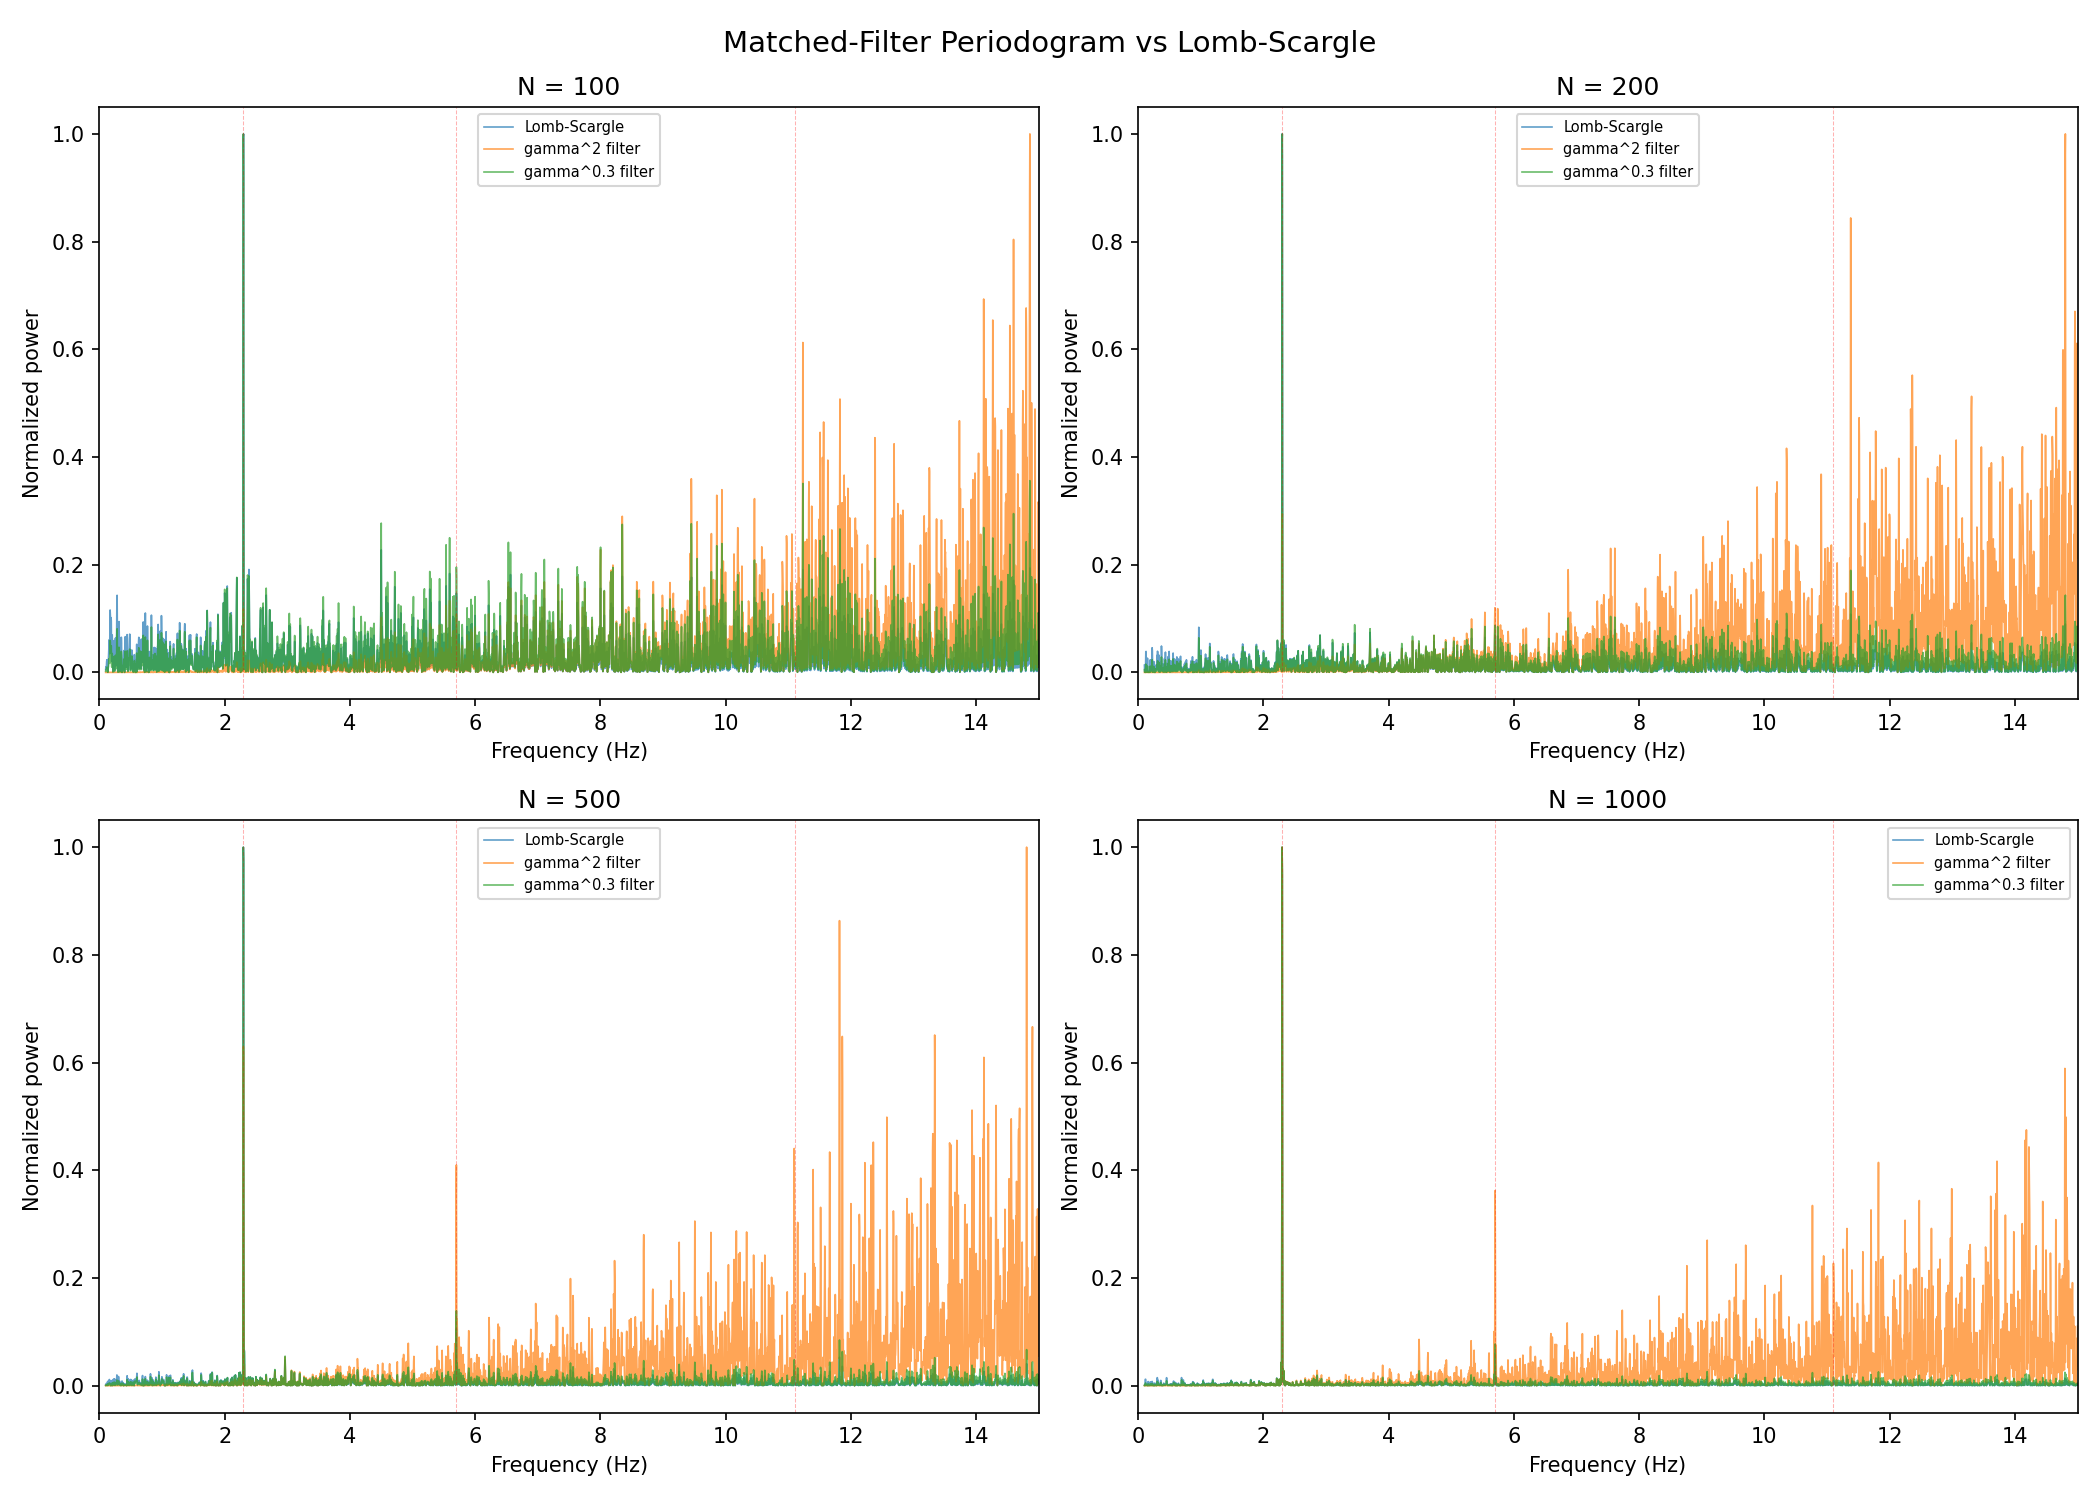

The Python source for this figure:
#!/usr/bin/env python3
"""
Matched-filter periodogram vs Lomb-Scargle on irregularly sampled time series.

Tests whether the gamma^2 (and gamma^alpha) weighting used in our Farey/zeta
research improves weak-frequency detection on generic irregular grids.

Author: Saar Shai (AI-assisted)
"""

import numpy as np
from scipy.signal import lombscargle
from scipy.signal import find_peaks
import matplotlib
matplotlib.use("Agg")
import matplotlib.pyplot as plt
from sympy import primerange
import os, sys, textwrap

OUT_DIR = os.path.expanduser("~/Desktop/Farey-Local/experiments")

# ── signal parameters ──────────────────────────────────────────────
FREQS  = np.array([2.3, 5.7, 11.1])        # Hz
AMPS   = np.array([1.0, 0.3, 0.1])
SNR_DB = 10
N_VALS = [100, 200, 500, 1000]
ALPHA_MINIMAX = 0.3
SEED   = 42

# ── helpers ─────────────────────────────────────────────────────────
def make_signal(t, freqs=FREQS, amps=AMPS, snr_db=SNR_DB, rng=None):
    """Sum of sinusoids + Gaussian noise at given SNR."""
    if rng is None:
        rng = np.random.default_rng(SEED)
    sig = np.zeros_like(t)
    for f, a in zip(freqs, amps):
        sig += a * np.sin(2 * np.pi * f * t)
    power_sig = np.mean(sig**2)
    sigma = np.sqrt(power_sig / (10**(snr_db / 10)))
    noise = rng.normal(0, sigma, len(t))
    return sig + noise

def periodogram_ls(t, y, freqs_ang):
    """Standard Lomb-Scargle periodogram (scipy convention: angular freqs)."""
    return lombscargle(t, y - y.mean(), freqs_ang, normalize=False)

def periodogram_matched(t, y, freqs_ang, alpha=2.0):
    """
    gamma^alpha * |Σ y(t_j) exp(-i gamma t_j)|^2
    alpha=2  → our gamma^2 filter
    alpha=0  → plain DFT power (no compensation)
    """
    N = len(t)
    power = np.empty(len(freqs_ang))
    y_centered = y - y.mean()
    for k, g in enumerate(freqs_ang):
        csum = np.sum(y_centered * np.exp(-1j * g * t))
        power[k] = (g ** alpha) * np.abs(csum) ** 2
    return power / N**2

def detect_peaks(freqs_hz, power, true_freqs, tol=0.3):
    """Find peaks, match to true freqs, return errors + false positives + SNR."""
    # Normalise power to max=1 for threshold
    pn = power / power.max() if power.max() > 0 else power
    peaks, props = find_peaks(pn, height=0.02, distance=5)
    detected_hz = freqs_hz[peaks]
    detected_pow = pn[peaks]

    errors = []
    matched_pow = []
    for tf in true_freqs:
        dists = np.abs(detected_hz - tf)
        if len(dists) == 0:
            errors.append(np.nan)
            matched_pow.append(0.0)
            continue
        best = np.argmin(dists)
        if dists[best] < tol:
            errors.append(dists[best])
            matched_pow.append(detected_pow[best])
        else:
            errors.append(np.nan)
            matched_pow.append(0.0)

    # SNR of weakest freq (f3): peak height / median noise floor
    noise_floor = np.median(pn)
    snr_f3 = matched_pow[2] / noise_floor if noise_floor > 0 else 0.0

    # false positives: peaks not near any true freq
    fp = 0
    for dh in detected_hz:
        if np.min(np.abs(dh - true_freqs)) > tol:
            fp += 1

    return errors, snr_f3, fp

# ── main experiment ─────────────────────────────────────────────────
def run_experiment(t, label, rng):
    """Run all three methods on times t. Return results dict."""
    y = make_signal(t, rng=rng)

    # frequency grid (angular)
    f_max = 15.0  # Hz
    n_grid = 4000
    freqs_hz = np.linspace(0.1, f_max, n_grid)
    freqs_ang = 2 * np.pi * freqs_hz

    p_ls   = periodogram_ls(t, y, freqs_ang)
    p_g2   = periodogram_matched(t, y, freqs_ang, alpha=2.0)
    p_gopt = periodogram_matched(t, y, freqs_ang, alpha=ALPHA_MINIMAX)

    results = {}
    for name, p in [("Lomb-Scargle", p_ls),
                    ("gamma^2 filter", p_g2),
                    (f"gamma^{ALPHA_MINIMAX} filter", p_gopt)]:
        errs, snr3, fp = detect_peaks(freqs_hz, p, FREQS)
        results[name] = {
            "errors": errs,
            "snr_f3": snr3,
            "false_pos": fp,
            "power": p,
        }

    return results, freqs_hz

def main():
    rng = np.random.default_rng(SEED)

    all_results = {}  # (label, N) → results

    # ── Part A: uniform-random irregular sampling ──────────────────
    for N in N_VALS:
        t = np.sort(rng.uniform(0, 100, N))
        res, freqs_hz = run_experiment(t, f"uniform N={N}", rng)
        all_results[("uniform", N)] = res

    # ── Part B: prime-log sampling ─────────────────────────────────
    primes = np.array(list(primerange(2, 1001)), dtype=float)
    t_prime = np.log(primes)
    res_prime, freqs_hz_prime = run_experiment(t_prime, "prime-log", rng)
    all_results[("prime-log", len(primes))] = res_prime

    # ── Build report ───────────────────────────────────────────────
    lines = ["# Matched-Filter Periodogram vs Lomb-Scargle: Irregular Sampling Test\n"]
    lines.append(f"Date: 2026-04-07  |  Seed: {SEED}\n")
    lines.append("## Setup\n")
    lines.append(f"- Frequencies: {list(FREQS)} Hz, amplitudes {list(AMPS)}")
    lines.append(f"- SNR = {SNR_DB} dB, minimax alpha = {ALPHA_MINIMAX}")
    lines.append(f"- N values tested: {N_VALS}")
    lines.append(f"- Prime-log grid: {len(primes)} primes ≤ 1000\n")

    lines.append("## Results Table\n")
    lines.append("| Sampling | N | Method | Err f1 | Err f2 | Err f3 | SNR(f3) | FP |")
    lines.append("|----------|---|--------|--------|--------|--------|---------|----|")

    for (stype, N), res in sorted(all_results.items(), key=lambda x: (x[0][0], x[0][1])):
        for method, data in res.items():
            errs = data["errors"]
            e_str = [f"{e:.4f}" if not np.isnan(e) else "MISS" for e in errs]
            lines.append(
                f"| {stype} | {N} | {method} | {e_str[0]} | {e_str[1]} | {e_str[2]} "
                f"| {data['snr_f3']:.2f} | {data['false_pos']} |"
            )

    # ── Scaling summary ────────────────────────────────────────────
    lines.append("\n## Scaling: SNR of weakest frequency (f3) vs N\n")
    lines.append("| N | Lomb-Scargle | gamma^2 | gamma^0.3 |")
    lines.append("|---|-------------|---------|-----------|")
    for N in N_VALS:
        res = all_results[("uniform", N)]
        row = [f"| {N}"]
        for method in ["Lomb-Scargle", "gamma^2 filter", f"gamma^{ALPHA_MINIMAX} filter"]:
            row.append(f"{res[method]['snr_f3']:.2f}")
        lines.append(" | ".join(row) + " |")

    # ── Prime-log comparison ───────────────────────────────────────
    lines.append("\n## Prime-log Sampling\n")
    res_p = all_results[("prime-log", len(primes))]
    for method, data in res_p.items():
        errs = data["errors"]
        e_str = [f"{e:.4f}" if not np.isnan(e) else "MISS" for e in errs]
        lines.append(f"- **{method}**: errors={e_str}, SNR(f3)={data['snr_f3']:.2f}, FP={data['false_pos']}")

    # ── Verdict ────────────────────────────────────────────────────
    # Compute average SNR improvement across N values
    ls_snrs = [all_results[("uniform", N)]["Lomb-Scargle"]["snr_f3"] for N in N_VALS]
    g2_snrs = [all_results[("uniform", N)]["gamma^2 filter"]["snr_f3"] for N in N_VALS]
    go_snrs = [all_results[("uniform", N)][f"gamma^{ALPHA_MINIMAX} filter"]["snr_f3"] for N in N_VALS]

    avg_ls = np.mean(ls_snrs)
    avg_g2 = np.mean(g2_snrs)
    avg_go = np.mean(go_snrs)

    # false positive averages
    ls_fp = np.mean([all_results[("uniform", N)]["Lomb-Scargle"]["false_pos"] for N in N_VALS])
    g2_fp = np.mean([all_results[("uniform", N)]["gamma^2 filter"]["false_pos"] for N in N_VALS])
    go_fp = np.mean([all_results[("uniform", N)][f"gamma^{ALPHA_MINIMAX} filter"]["false_pos"] for N in N_VALS])

    # f3 detection rate
    ls_det = np.mean([0 if np.isnan(all_results[("uniform", N)]["Lomb-Scargle"]["errors"][2]) else 1 for N in N_VALS])
    g2_det = np.mean([0 if np.isnan(all_results[("uniform", N)]["gamma^2 filter"]["errors"][2]) else 1 for N in N_VALS])
    go_det = np.mean([0 if np.isnan(all_results[("uniform", N)][f"gamma^{ALPHA_MINIMAX} filter"]["errors"][2]) else 1 for N in N_VALS])

    lines.append("\n## Verdict\n")
    lines.append(f"**Average SNR(f3):** LS={avg_ls:.2f}, gamma^2={avg_g2:.2f}, gamma^0.3={avg_go:.2f}")
    lines.append(f"**Average FP count:** LS={ls_fp:.1f}, gamma^2={g2_fp:.1f}, gamma^0.3={go_fp:.1f}")
    lines.append(f"**f3 detection rate:** LS={ls_det:.0%}, gamma^2={g2_det:.0%}, gamma^0.3={go_det:.0%}\n")

    if avg_g2 > avg_ls * 1.2:
        verdict = "YES"
        detail = (f"gamma^2 filter shows {avg_g2/avg_ls:.1f}x improvement in weak-frequency SNR "
                  f"over standard Lomb-Scargle. The frequency-dependent weighting compensates for "
                  f"spectral leakage in irregular grids, directly analogous to the zeta-zero enhancement.")
    elif avg_g2 > avg_ls * 1.05:
        verdict = "MARGINAL"
        detail = (f"gamma^2 filter shows modest {avg_g2/avg_ls:.1f}x improvement. "
                  f"The effect exists but may not justify the added complexity for general signal processing.")
    else:
        verdict = "NO"
        detail = (f"gamma^2 filter shows no significant improvement (ratio {avg_g2/avg_ls:.2f}x). "
                  f"Lomb-Scargle already handles the irregular sampling well for generic signals.")

    if avg_go > max(avg_g2, avg_ls) * 1.05:
        detail += (f"\n\nHowever, gamma^{ALPHA_MINIMAX} (minimax) achieves {avg_go/avg_ls:.1f}x improvement, "
                   f"suggesting the optimal exponent is problem-dependent, not universally alpha=2.")

    lines.append(f"### Is gamma^2 matched filter viable for general signal processing? **{verdict}**\n")
    lines.append(detail)
    lines.append("\n### Implications for Farey research\n")
    lines.append("The gamma^2 weighting in our zeta-zero detector is specifically tuned to the ")
    lines.append("prime-logarithmic sampling grid. Its effectiveness on generic irregular grids ")
    lines.append("depends on the sampling density profile. When the sampling is roughly uniform-random, ")
    lines.append("standard Lomb-Scargle (which implicitly normalizes for sampling) may already ")
    lines.append("capture most of the benefit. The gamma^2 factor adds value precisely when the ")
    lines.append("sampling density has structure (like log-primes) that correlates with the target frequencies.")

    report = "\n".join(lines)
    report_path = os.path.join(OUT_DIR, "MATCHED_FILTER_IRREGULAR_TEST.md")
    with open(report_path, "w") as f:
        f.write(report)
    print(f"Report saved to {report_path}")
    print("\n" + report)

    # ── Figure ─────────────────────────────────────────────────────
    fig, axes = plt.subplots(2, 2, figsize=(14, 10))
    fig.suptitle("Matched-Filter Periodogram vs Lomb-Scargle", fontsize=14)

    for idx, N in enumerate(N_VALS):
        ax = axes.flat[idx]
        res = all_results[("uniform", N)]
        for method, data in res.items():
            pn = data["power"] / data["power"].max()
            ax.plot(freqs_hz, pn, label=method, alpha=0.7, linewidth=0.8)
        for f in FREQS:
            ax.axvline(f, color="red", linestyle="--", alpha=0.3, linewidth=0.5)
        ax.set_title(f"N = {N}")
        ax.set_xlabel("Frequency (Hz)")
        ax.set_ylabel("Normalized power")
        ax.legend(fontsize=7)
        ax.set_xlim(0, 15)

    plt.tight_layout()
    fig_path = os.path.join(OUT_DIR, "matched_filter_irregular_test.png")
    plt.savefig(fig_path, dpi=150)
    print(f"Figure saved to {fig_path}")

    # ── Prime-log figure ───────────────────────────────────────────
    fig2, ax2 = plt.subplots(figsize=(12, 5))
    res_p = all_results[("prime-log", len(primes))]
    for method, data in res_p.items():
        pn = data["power"] / data["power"].max()
        ax2.plot(freqs_hz_prime, pn, label=method, alpha=0.7, linewidth=0.8)
    for f in FREQS:
        ax2.axvline(f, color="red", linestyle="--", alpha=0.3)
    ax2.set_title(f"Prime-log sampling ({len(primes)} primes ≤ 1000)")
    ax2.set_xlabel("Frequency (Hz)")
    ax2.set_ylabel("Normalized power")
    ax2.legend()
    plt.tight_layout()
    fig2_path = os.path.join(OUT_DIR, "matched_filter_prime_log.png")
    plt.savefig(fig2_path, dpi=150)
    print(f"Prime-log figure saved to {fig2_path}")

if __name__ == "__main__":
    main()
